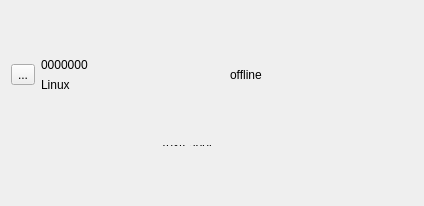
<?xml version="1.0" encoding="UTF-8"?>
<ui version="4.0">
 <class>frienditem</class>
 <widget class="QWidget" name="frienditem">
  <property name="geometry">
   <rect>
    <x>0</x>
    <y>0</y>
    <width>424</width>
    <height>206</height>
   </rect>
  </property>
  <property name="windowTitle">
   <string>Form</string>
  </property>
  <layout class="QGridLayout" name="gridLayout">
   <item row="0" column="0">
    <widget class="QToolButton" name="header_button">
     <property name="cursor">
      <cursorShape>PointingHandCursor</cursorShape>
     </property>
     <property name="text">
      <string>...</string>
     </property>
    </widget>
   </item>
   <item row="0" column="1">
    <layout class="QHBoxLayout" name="horizontalLayout">
     <property name="sizeConstraint">
      <enum>QLayout::SetNoConstraint</enum>
     </property>
     <item>
      <layout class="QVBoxLayout" name="verticalLayout">
       <item>
        <widget class="QLabel" name="id_label">
         <property name="text">
          <string>0000000</string>
         </property>
        </widget>
       </item>
       <item>
        <widget class="QLabel" name="name_label">
         <property name="text">
          <string>Linux</string>
         </property>
        </widget>
       </item>
      </layout>
     </item>
     <item>
      <widget class="QLabel" name="online_label">
       <property name="text">
        <string>offline</string>
       </property>
       <property name="alignment">
        <set>Qt::AlignLeading|Qt::AlignLeft|Qt::AlignVCenter</set>
       </property>
      </widget>
     </item>
    </layout>
   </item>
   <item row="1" column="0" colspan="2">
    <widget class="QLabel" name="px1">
     <property name="maximumSize">
      <size>
       <width>350</width>
       <height>1</height>
      </size>
     </property>
     <property name="text">
      <string>TextLabel</string>
     </property>
     <property name="alignment">
      <set>Qt::AlignCenter</set>
     </property>
    </widget>
   </item>
  </layout>
 </widget>
 <resources/>
 <connections/>
</ui>
